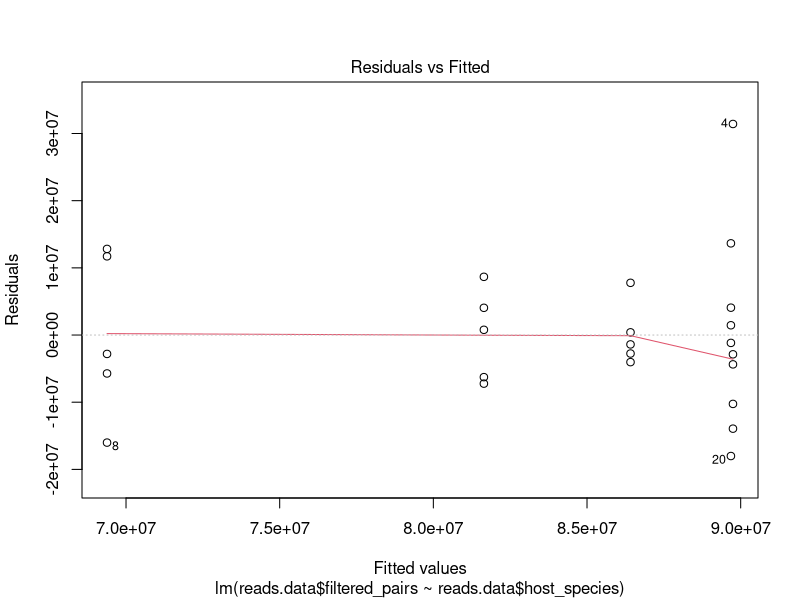
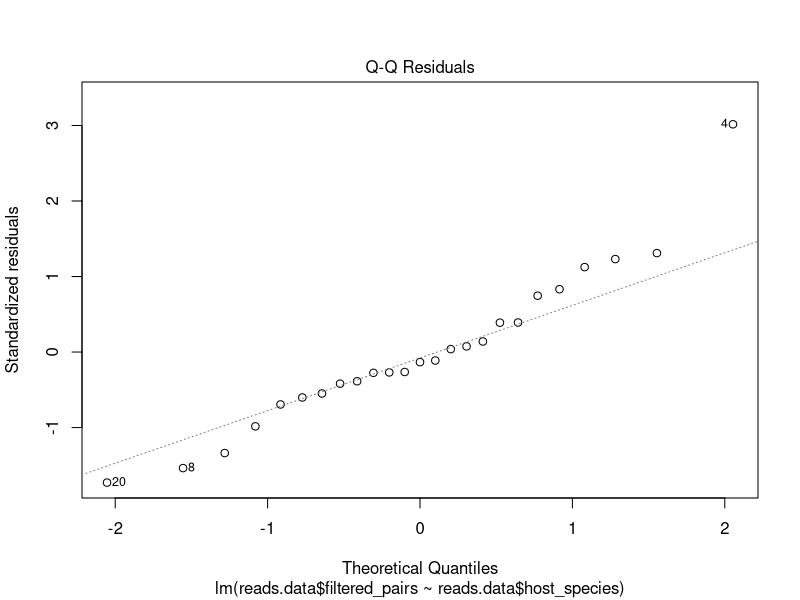
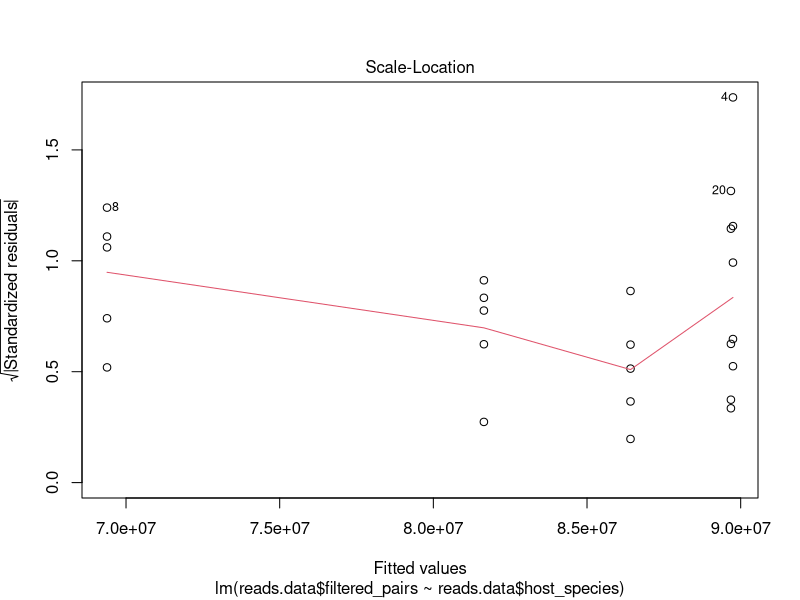
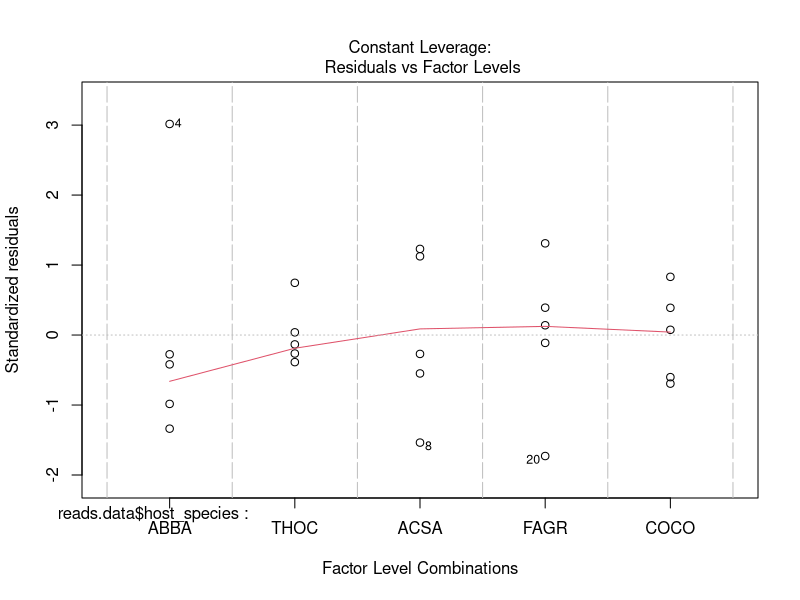
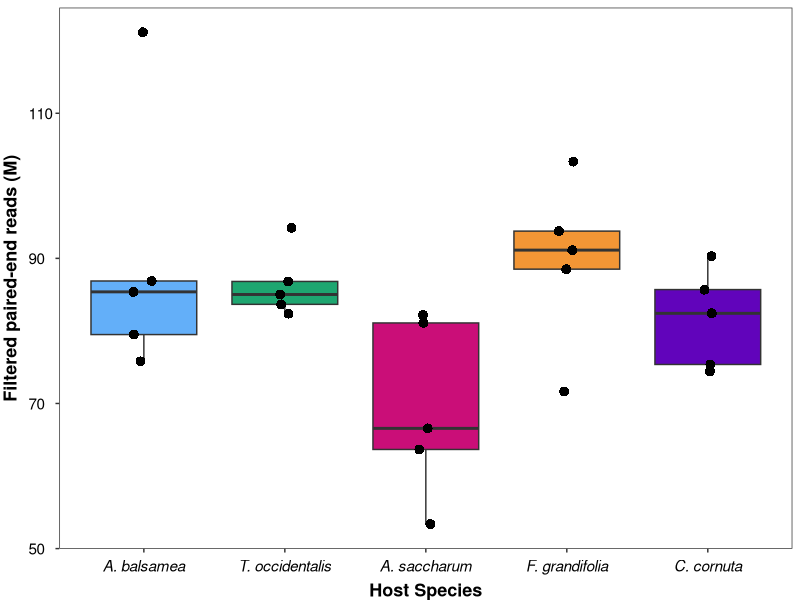
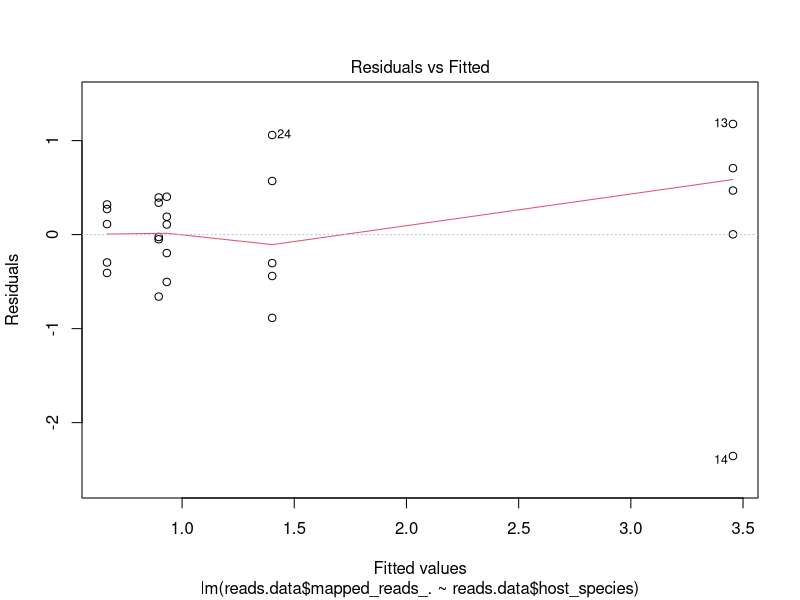
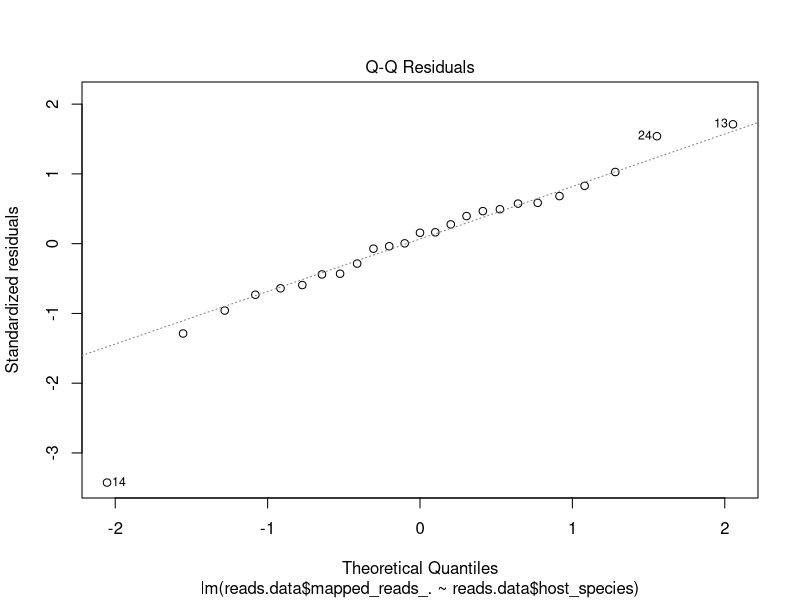
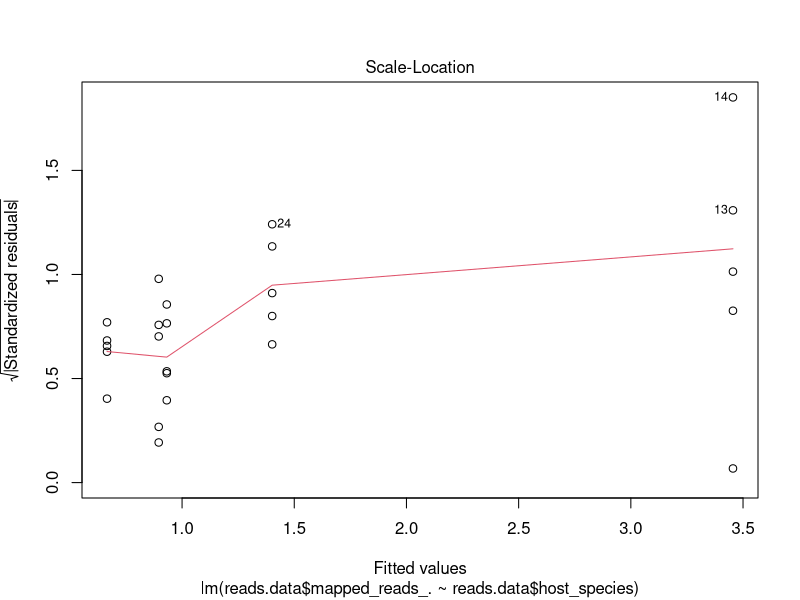

Write R code to recreate these figures, in order.
## ---- chunk 1
library(rstatix)
library(tidyverse)
## ---- chunk 2
reads.data <- read.delim("../data/nb_reads.txt", header = TRUE, sep = "\t", dec = ",", row.names = 1)
## ---- chunk 3
metadata <- read.delim("../data/samples_metadata.txt", header = TRUE, sep = "\t", dec = ".", row.names = 1)
metadata <- metadata %>% arrange(row.names(.))
metadata <- metadata %>% mutate(across(c(plant_clade,plant_order,plant_family,host_species,tree), as.factor))
reads.data$host_species <- metadata$host_species
metadata$host_species <- factor(x = metadata$host_species, levels = c("ABBA","THOC","ACSA","FAGR","COCO"))
reads.data$host_species <- factor(x = reads.data$host_species, levels = c("ABBA","THOC","ACSA","FAGR","COCO"))
## ---- chunk 4
summary(lm(reads.data$filtered_pairs ~ reads.data$host_species))
plot(lm(reads.data$filtered_pairs ~ reads.data$host_species))
## ---- chunk 5
reads.data.ggplot <- reads.data
reads.data.ggplot$filtered_pairs <- reads.data.ggplot$filtered_pairs/1000000

ggplot(reads.data.ggplot, aes(x = host_species, y = filtered_pairs)) +
geom_boxplot(alpha = 1, aes(fill = host_species), show.legend = FALSE, outlier.shape = NA)+
geom_point(aes(color = host_species), 
           position = position_jitter(0.075), 
           shape = 16, 
           size = 3, show.legend = FALSE)+
scale_fill_manual(values=c("#63AFF9","#1EA670","#CA0E78","#F39635","#6104BB"))+
scale_color_manual(values=c("black","black","black","black","black"))+
labs(x = "Host Species", 
     y = "Filtered paired-end reads (M)")+
scale_x_discrete(labels = c("ABBA" = "A. balsamea", "THOC" = "T. occidentalis","ACSA" = "A. saccharum", "FAGR" = "F. grandifolia", "COCO" = "C. cornuta"))+
theme_bw()+
theme(text = element_text(),
      panel.grid.major = element_blank(), 
      panel.grid.minor = element_blank(), 
      plot.title = element_text(hjust = 0.5),
      axis.text.x = element_text(color = "black", size = 11, angle = 0, hjust = 0.5, vjust = 0, face = "italic"),
      axis.text.y = element_text(color = "black", size = 11, angle = 0, hjust = 0, vjust = 0.5),  
      axis.title.x = element_text(color = "black", size = 13, angle = 0, hjust = 0.5, vjust = -1, face = "bold"),
      axis.title.y = element_text(color = "black", size = 13, angle = 90, hjust = 0.5, vjust = 2, face = "bold")
      )
ggsave("../figures/figure_S4_filtered_read_pairs_by_host.pdf", width = 6, height = 4)
## ---- chunk 6
summary(lm(reads.data$mapped_reads_. ~ reads.data$host_species))
plot(lm(reads.data$mapped_reads_. ~ reads.data$host_species))
shapiro.test(residuals(lm(reads.data$mapped_reads_. ~ reads.data$host_species)))
# Residuals of this model are not normally distributed.

# Kruskal-Wallis test (non parametric, because assumptions of ANOVA are not met)
kruskal.test(reads.data$mapped_reads_. ~ reads.data$host_species)
kruskal_effsize(reads.data, mapped_reads_. ~ host_species)
## ---- chunk 7
ggplot(reads.data.ggplot, aes(x = host_species, y = mapped_reads_.)) +
geom_boxplot(alpha = 1, aes(fill = host_species), show.legend = FALSE, outlier.shape = NA)+
geom_point(aes(color = host_species), 
           position = position_jitter(0.075), 
           shape = 16, 
           size = 3, show.legend = FALSE)+
scale_fill_manual(values=c("#63AFF9","#1EA670","#CA0E78","#F39635","#6104BB"))+
scale_color_manual(values=c("black","black","black","black","black"))+
labs(x = "Host Species", 
     y = expression(bolditalic("Methylobacterium") ~ bold("reads (%)")))+
scale_x_discrete(labels = c("ABBA" = "A. balsamea", "THOC" = "T. occidentalis","ACSA" = "A. saccharum", "FAGR" = "F. grandifolia", "COCO" = "C. cornuta"))+
theme_bw()+
theme(text = element_text(),
      panel.grid.major = element_blank(), 
      panel.grid.minor = element_blank(), 
      plot.title = element_text(hjust = 0.5),
      axis.text.x = element_text(color = "black", size = 11, angle = 0, hjust = 0.5, vjust = 0, face = "italic"),
      axis.text.y = element_text(color = "black", size = 11, angle = 0, hjust = 0, vjust = 0.5),  
      axis.title.x = element_text(color = "black", size = 13, angle = 0, hjust = 0.5, vjust = -1, face = "bold"),
      axis.title.y = element_text(color = "black", size = 13, angle = 90, hjust = 0.5, vjust = 2, face = "bold")
      )
ggsave("../figures/figure_S5_percent_reads_mapped_by_host.pdf", width = 6, height = 4)
